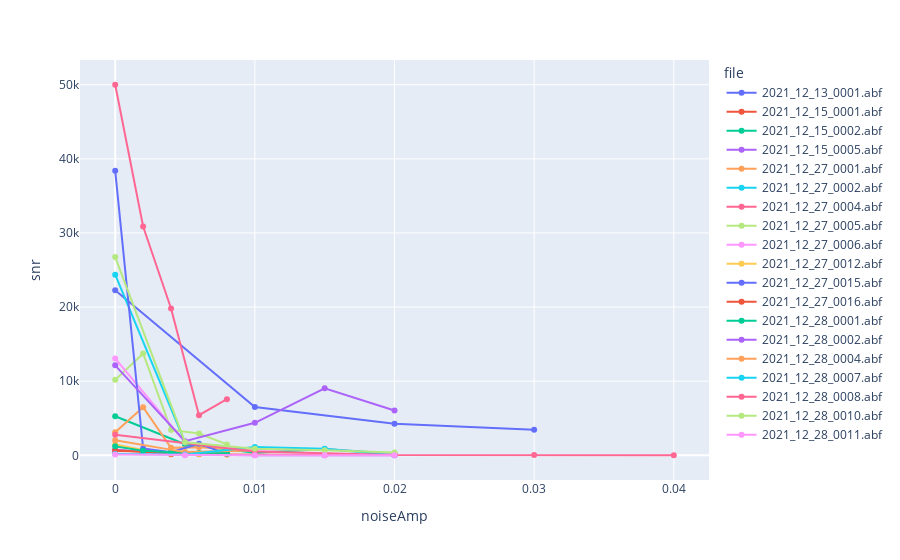

Write notebook code for a chart like this one.
### Code cell
import plotly.express as px
import plotly.graph_objects as go

x = 'rmsStim'
#x = 'sweep'
#x = 'stimFreq'
x = 'noiseAmp'

y = 'snr'
#y = 'maxPSD0'
#y = 'maxFreq0'

doNorm = False
if doNorm:
    files = dfMaster['file']
    for file in files:
        dfOne = dfMaster[ dfMaster['file']==file ]
        yNorm = dfOne[y] - dfOne[y].min()

        oneIndex = dfMaster['file'] == file
        dfMaster.loc[oneIndex, 'yNorm_'+y] = yNorm
    y = 'yNorm_' + y
    
fig = px.line(dfMaster, x=x, y=y, color='file', markers=True)
fig.show()

### Figure 1 — Plotly figure (JSON) as saved in the notebook; plotly's stock layout.template omitted (floating-point values rounded to 4 significant figures)
{"data": [{"hovertemplate": "file=2021_12_13_0001.abf<br>noiseAmp=%{x}<br>snr=%{y}<extra></extra>", "legendgroup": "2021_12_13_0001.abf", "line": {"color": "#636efa", "dash": "solid"}, "marker": {"symbol": "circle"}, "mode": "markers+lines", "name": "2021_12_13_0001.abf", "orientation": "v", "showlegend": true, "type": "scatter", "x": [0, 0.01, 0.02, 0.03], "xaxis": "x", "y": [22270.0, 6510.0, 4257.0, 3447.0], "yaxis": "y"}, {"hovertemplate": "file=2021_12_15_0001.abf<br>noiseAmp=%{x}<br>snr=%{y}<extra></extra>", "legendgroup": "2021_12_15_0001.abf", "line": {"color": "#EF553B", "dash": "solid"}, "marker": {"symbol": "circle"}, "mode": "markers+lines", "name": "2021_12_15_0001.abf", "orientation": "v", "showlegend": true, "type": "scatter", "x": [0, 0.002, 0.004, 0.006, 0.008], "xaxis": "x", "y": [580.2, 532.4, 139.1, 139.9, 116.8], "yaxis": "y"}, {"hovertemplate": "file=2021_12_15_0002.abf<br>noiseAmp=%{x}<br>snr=%{y}<extra></extra>", "legendgroup": "2021_12_15_0002.abf", "line": {"color": "#00cc96", "dash": "solid"}, "marker": {"symbol": "circle"}, "mode": "markers+lines", "name": "2021_12_15_0002.abf", "orientation": "v", "showlegend": true, "type": "scatter", "x": [0, 0.005, 0.01, 0.015, 0.02], "xaxis": "x", "y": [5271.0, 1489.0, 343.8, 860.0, 222.7], "yaxis": "y"}, {"hovertemplate": "file=2021_12_15_0005.abf<br>noiseAmp=%{x}<br>snr=%{y}<extra></extra>", "legendgroup": "2021_12_15_0005.abf", "line": {"color": "#ab63fa", "dash": "solid"}, "marker": {"symbol": "circle"}, "mode": "markers+lines", "name": "2021_12_15_0005.abf", "orientation": "v", "showlegend": true, "type": "scatter", "x": [0, 0.005, 0.01, 0.015, 0.02], "xaxis": "x", "y": [732.3, 97.03, 22.99, 10.63, 22.24], "yaxis": "y"}, {"hovertemplate": "file=2021_12_27_0001.abf<br>noiseAmp=%{x}<br>snr=%{y}<extra></extra>", "legendgroup": "2021_12_27_0001.abf", "line": {"color": "#FFA15A", "dash": "solid"}, "marker": {"symbol": "circle"}, "mode": "markers+lines", "name": "2021_12_27_0001.abf", "orientation": "v", "showlegend": true, "type": "scatter", "x": [0, 0.002, 0.004, 0.006, 0.008], "xaxis": "x", "y": [3122.0, 6494.0, 1001.0, 1091.0, 866.5], "yaxis": "y"}, {"hovertemplate": "file=2021_12_27_0002.abf<br>noiseAmp=%{x}<br>snr=%{y}<extra></extra>", "legendgroup": "2021_12_27_0002.abf", "line": {"color": "#19d3f3", "dash": "solid"}, "marker": {"symbol": "circle"}, "mode": "markers+lines", "name": "2021_12_27_0002.abf", "orientation": "v", "showlegend": true, "type": "scatter", "x": [0, 0.005, 0.01], "xaxis": "x", "y": [24370.0, 1745.0, 695.1], "yaxis": "y"}, {"hovertemplate": "file=2021_12_27_0004.abf<br>noiseAmp=%{x}<br>snr=%{y}<extra></extra>", "legendgroup": "2021_12_27_0004.abf", "line": {"color": "#FF6692", "dash": "solid"}, "marker": {"symbol": "circle"}, "mode": "markers+lines", "name": "2021_12_27_0004.abf", "orientation": "v", "showlegend": true, "type": "scatter", "x": [0, 0.002, 0.004, 0.006, 0.008], "xaxis": "x", "y": [50000.0, 30880.0, 19800.0, 5420.0, 7569.0], "yaxis": "y"}, {"hovertemplate": "file=2021_12_27_0005.abf<br>noiseAmp=%{x}<br>snr=%{y}<extra></extra>", "legendgroup": "2021_12_27_0005.abf", "line": {"color": "#B6E880", "dash": "solid"}, "marker": {"symbol": "circle"}, "mode": "markers+lines", "name": "2021_12_27_0005.abf", "orientation": "v", "showlegend": true, "type": "scatter", "x": [0, 0.002, 0.004, 0.006, 0.008], "xaxis": "x", "y": [10180.0, 13740.0, 3422.0, 2935.0, 1467.0], "yaxis": "y"}, {"hovertemplate": "file=2021_12_27_0006.abf<br>noiseAmp=%{x}<br>snr=%{y}<extra></extra>", "legendgroup": "2021_12_27_0006.abf", "line": {"color": "#FF97FF", "dash": "solid"}, "marker": {"symbol": "circle"}, "mode": "markers+lines", "name": "2021_12_27_0006.abf", "orientation": "v", "showlegend": true, "type": "scatter", "x": [0, 0.005, 0.01, 0.015, 0.02], "xaxis": "x", "y": [13060.0, 1769.0, 751.3, 839.6, 97.11], "yaxis": "y"}, {"hovertemplate": "file=2021_12_27_0012.abf<br>noiseAmp=%{x}<br>snr=%{y}<extra></extra>", "legendgroup": "2021_12_27_0012.abf", "line": {"color": "#FECB52", "dash": "solid"}, "marker": {"symbol": "circle"}, "mode": "markers+lines", "name": "2021_12_27_0012.abf", "orientation": "v", "showlegend": true, "type": "scatter", "x": [0, 0.002, 0.004, 0.006, 0.008], "xaxis": "x", "y": [1453.0, 703.3, 257.8, 168.0, 115.4], "yaxis": "y"}, {"hovertemplate": "file=2021_12_27_0015.abf<br>noiseAmp=%{x}<br>snr=%{y}<extra></extra>", "legendgroup": "2021_12_27_0015.abf", "line": {"color": "#636efa", "dash": "solid"}, "marker": {"symbol": "circle"}, "mode": "markers+lines", "name": "2021_12_27_0015.abf", "orientation": "v", "showlegend": true, "type": "scatter", "x": [0, 0.002, 0.004, 0.006, 0.008], "xaxis": "x", "y": [38390.0, 928.3, 414.3, 1558.0, 195.3], "yaxis": "y"}, {"hovertemplate": "file=2021_12_27_0016.abf<br>noiseAmp=%{x}<br>snr=%{y}<extra></extra>", "legendgroup": "2021_12_27_0016.abf", "line": {"color": "#EF553B", "dash": "solid"}, "marker": {"symbol": "circle"}, "mode": "markers+lines", "name": "2021_12_27_0016.abf", "orientation": "v", "showlegend": true, "type": "scatter", "x": [0, 0.005, 0.01, 0.015, 0.02], "xaxis": "x", "y": [679.3, 148.0, 72.68, 40.7, 25.46], "yaxis": "y"}, {"hovertemplate": "file=2021_12_28_0001.abf<br>noiseAmp=%{x}<br>snr=%{y}<extra></extra>", "legendgroup": "2021_12_28_0001.abf", "line": {"color": "#00cc96", "dash": "solid"}, "marker": {"symbol": "circle"}, "mode": "markers+lines", "name": "2021_12_28_0001.abf", "orientation": "v", "showlegend": true, "type": "scatter", "x": [0, 0.002, 0.004, 0.006, 0.008], "xaxis": "x", "y": [1205.0, 628.1, 417.1, 322.8, 316.1], "yaxis": "y"}, {"hovertemplate": "file=2021_12_28_0002.abf<br>noiseAmp=%{x}<br>snr=%{y}<extra></extra>", "legendgroup": "2021_12_28_0002.abf", "line": {"color": "#ab63fa", "dash": "solid"}, "marker": {"symbol": "circle"}, "mode": "markers+lines", "name": "2021_12_28_0002.abf", "orientation": "v", "showlegend": true, "type": "scatter", "x": [0, 0.005, 0.01, 0.015, 0.02], "xaxis": "x", "y": [12140.0, 1906.0, 4379.0, 9031.0, 6053.0], "yaxis": "y"}, {"hovertemplate": "file=2021_12_28_0004.abf<br>noiseAmp=%{x}<br>snr=%{y}<extra></extra>", "legendgroup": "2021_12_28_0004.abf", "line": {"color": "#FFA15A", "dash": "solid"}, "marker": {"symbol": "circle"}, "mode": "markers+lines", "name": "2021_12_28_0004.abf", "orientation": "v", "showlegend": true, "type": "scatter", "x": [0, 0.005, 0.01], "xaxis": "x", "y": [2044.0, 428.5, 640.6], "yaxis": "y"}, {"hovertemplate": "file=2021_12_28_0007.abf<br>noiseAmp=%{x}<br>snr=%{y}<extra></extra>", "legendgroup": "2021_12_28_0007.abf", "line": {"color": "#19d3f3", "dash": "solid"}, "marker": {"symbol": "circle"}, "mode": "markers+lines", "name": "2021_12_28_0007.abf", "orientation": "v", "showlegend": true, "type": "scatter", "x": [0, 0.005, 0.01, 0.015, 0.02], "xaxis": "x", "y": [166.6, 94.36, 1134.0, 878.5, 6.288], "yaxis": "y"}, {"hovertemplate": "file=2021_12_28_0008.abf<br>noiseAmp=%{x}<br>snr=%{y}<extra></extra>", "legendgroup": "2021_12_28_0008.abf", "line": {"color": "#FF6692", "dash": "solid"}, "marker": {"symbol": "circle"}, "mode": "markers+lines", "name": "2021_12_28_0008.abf", "orientation": "v", "showlegend": true, "type": "scatter", "x": [0, 0.01, 0.02, 0.03, 0.04], "xaxis": "x", "y": [2771.0, 507.6, 34.25, 28.14, 16.01], "yaxis": "y"}, {"hovertemplate": "file=2021_12_28_0010.abf<br>noiseAmp=%{x}<br>snr=%{y}<extra></extra>", "legendgroup": "2021_12_28_0010.abf", "line": {"color": "#B6E880", "dash": "solid"}, "marker": {"symbol": "circle"}, "mode": "markers+lines", "name": "2021_12_28_0010.abf", "orientation": "v", "showlegend": true, "type": "scatter", "x": [0, 0.005, 0.01, 0.015, 0.02], "xaxis": "x", "y": [26750.0, 1766.0, 900.2, 687.4, 369.3], "yaxis": "y"}, {"hovertemplate": "file=2021_12_28_0011.abf<br>noiseAmp=%{x}<br>snr=%{y}<extra></extra>", "legendgroup": "2021_12_28_0011.abf", "line": {"color": "#FF97FF", "dash": "solid"}, "marker": {"symbol": "circle"}, "mode": "markers+lines", "name": "2021_12_28_0011.abf", "orientation": "v", "showlegend": true, "type": "scatter", "x": [0, 0.005, 0.01, 0.015, 0.02], "xaxis": "x", "y": [120.7, 20.8, 11.31, 7.497, 6.837], "yaxis": "y"}], "layout": {"legend": {"title": {"text": "file"}, "tracegroupgap": 0}, "margin": {"t": 60}, "xaxis": {"anchor": "y", "domain": [0, 1], "title": {"text": "noiseAmp"}}, "yaxis": {"anchor": "x", "domain": [0, 1], "title": {"text": "snr"}}}}
